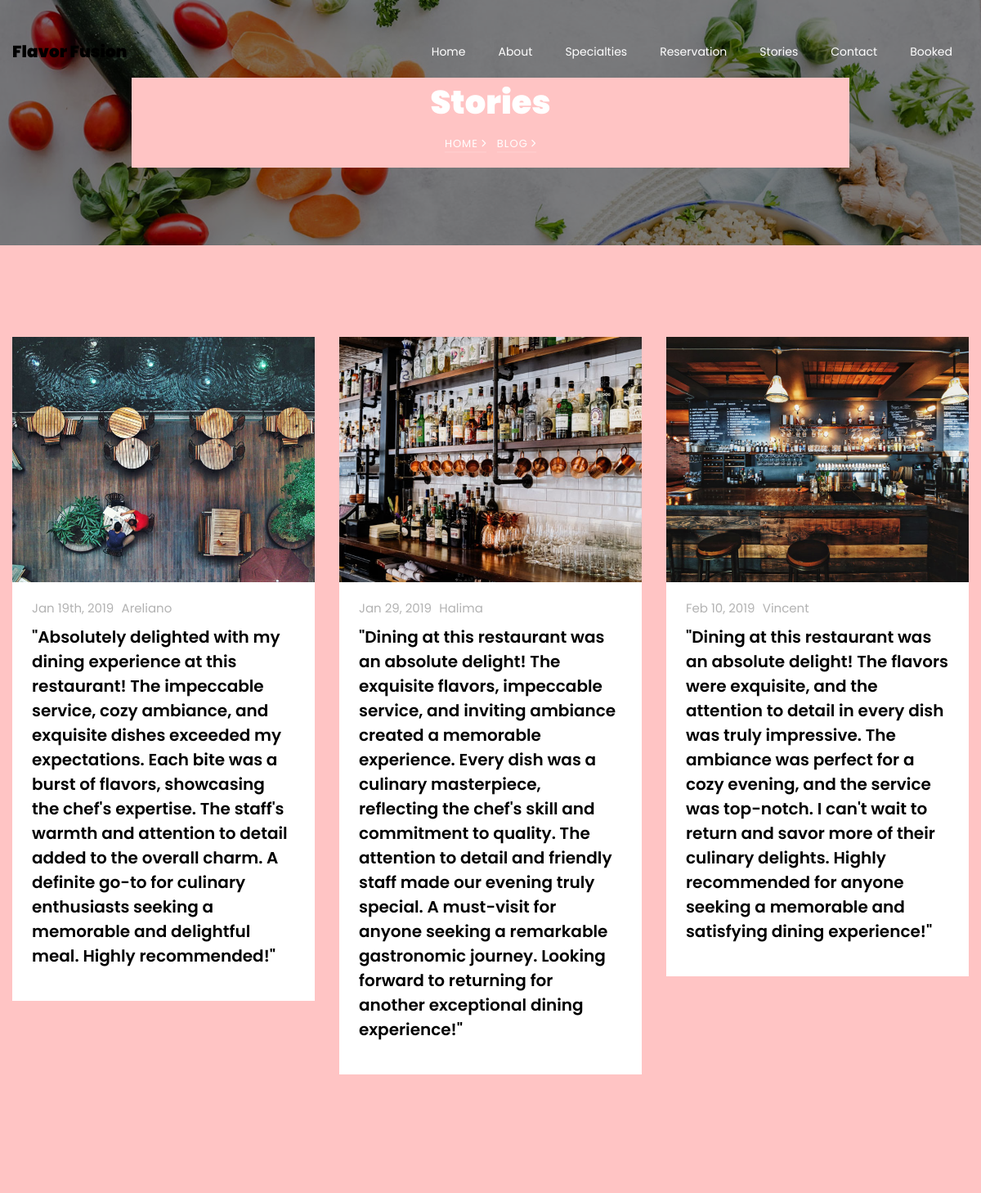
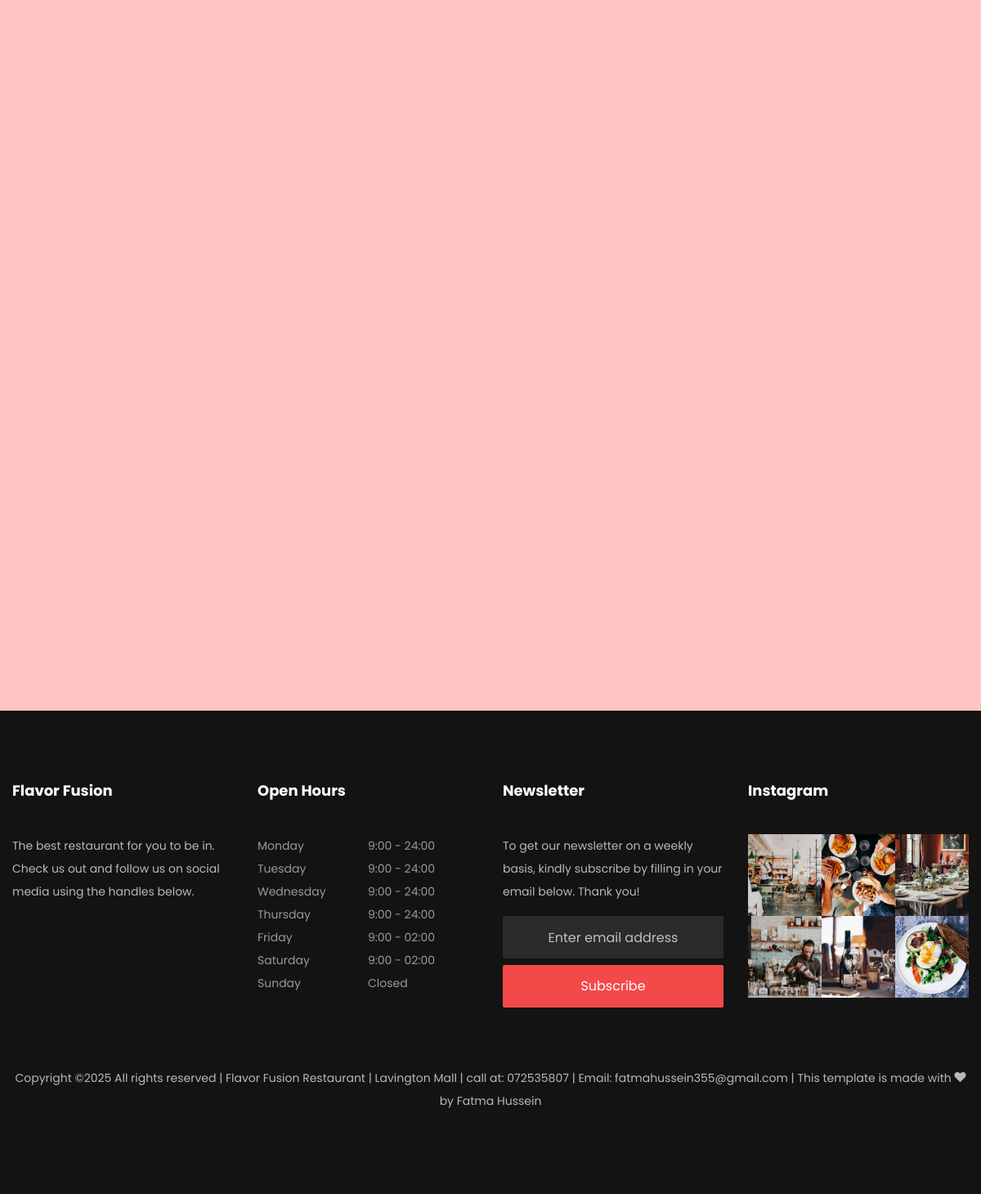
Screenshot of /blog/ with the database file from the repository (2 pictures, top to bottom).
### restaurant/models.py (models this page shows, shortened)
class Stories(models.Model):
    name = models.CharField(max_length=500, default='text1')
    date = models.CharField(max_length=500, default='text2')
    text1 = models.TextField(max_length=500, default='text3')
    image = models.ImageField(upload_to='blog', default='blog.jpg')

class Footer(models.Model):
    heading = models.CharField(max_length=500, default='text1')
    about = models.CharField(max_length=500, default='text1')
    twitter = models.CharField(max_length=500, blank=False, null=False)
    facebook = models.CharField(max_length=500, blank=False, null=False)
    instagram = models.CharField(max_length=500, blank=False, null=False)
    open_days = models.CharField(max_length=500, default='text1')
    newsletter = models.CharField(max_length=500, default='text1')
    image1 = models.ImageField(upload_to='footer', default='testimony.jpg')
    image2 = models.ImageField(upload_to='footer', default='testimony.jpg')
    image3 = models.ImageField(upload_to='footer', default='testimony.jpg')
    image4 = models.ImageField(upload_to='footer', default='testimony.jpg')
    image5 = models.ImageField(upload_to='footer', default='testimony.jpg')
    image6 = models.ImageField(upload_to='footer', default='testimony.jpg')

### restaurant/views.py (the view)
# urls.py: path('blog/', views.blog, name='blog'),
def blog(request):
    stories = Stories.objects.all()
    footer = Footer.objects.all()
    return render(request, "blog.html", {"stories": stories, "footer":footer})

### restaurant/templates/blog.html (shortened to what this page needs)
{% extends 'common.html' %}
{% load static %}
{% block body %}
    <section class="hero-wrap hero-wrap-2" style="background-image: url('{% static 'images/bg_4.jpg' %}');" data-stellar-background-ratio="0.5">
      <div class="container">
        <div class="row no-gutters slider-text align-items-center justify-content-center">
          <div class="col-md-9 ftco-animate text-center" style="background: #ffc4c4">
            <h1 class="mb-2 bread">Stories</h1>
            <p class="breadcrumbs"><span class="mr-2"><a href="index.html">Home <i class="ion-ios-arrow-forward"></i></a></span> <span>Blog <i class="ion-ios-arrow-forward"></i></span></p>
          </div>
        </div>
      </div>
    </section>
		<section class="ftco-section" style="background: #ffc4c4" >
			<div class="container">
				<div class="row">
{% for stories in stories %}
          <div class="col-md-4 ftco-animate">
            <div class="blog-entry">
              <a href="blog-single.html" class="block-20" style="background-image: url('media/{{ stories.image }}');">
              </a>
              <div class="text px-4 pt-3 pb-4">
                <div class="meta">
                  <div><a href="#">{{ stories.date }}</a></div>
                  <div><a href="#">{{ stories.name }}</a></div>
                </div>
                <h3 class="heading"><a href="#">{{ stories.text1 }}</a></h3>
              </div>
            </div>
          </div>
         {% endfor %}
          </div>
        </div>
		</section>
{% endblock %}

### restaurant/templates/common.html (shortened to what this page needs)
{% load static %}
<!doctype html>
<html lang="en">
<head>
    <link rel="stylesheet" href="{% static 'css/open-iconic-bootstrap.min.css' %}">
    <link rel="stylesheet" href="{% static 'css/animate.css' %}">
    <link rel="stylesheet" href="{% static 'css/owl.carousel.min.css' %}">
    <link rel="stylesheet" href="{% static 'css/owl.theme.default.min.css' %}">
    <link rel="stylesheet" href="{% static 'css/magnific-popup.css' %}">
    <link rel="stylesheet" href="{% static 'css/aos.css' %}">
    <link rel="stylesheet" href="{% static 'css/ionicons.min.css' %}">
    <link rel="stylesheet" href="{% static 'css/bootstrap-datepicker.css' %}">
    <link rel="stylesheet" href="{% static 'css/jquery.timepicker.css' %}">
    <link rel="stylesheet" href="{% static 'css/flaticon.css' %}">
    <link rel="stylesheet" href="{% static 'css/icomoon.css' %}">
    <link rel="stylesheet" href="{% static 'css/style.css' %}">
</head>
<body>
	  <nav class="navbar navbar-expand-lg navbar-dark ftco_navbar bg-dark ftco-navbar-light" id="ftco-navbar">
	    <div class="container" >
	      <a class="navbar-brand" href="index.html">Flavor Fusion</a>
	      <div class="collapse navbar-collapse" id="ftco-nav">
	        <ul class="navbar-nav ml-auto">
	        	<li class="nav-item {% if nav == 'index' %} active {% endif %}">
                    <a href="{% url 'index' %}" class="nav-link">Home</a>
                </li>
	        	<li class="nav-item {% if nav == 'about' %} active {% endif %}">
                    <a href="{% url 'about' %}" class="nav-link">About</a>
                </li>
	        	<li class="nav-item {% if nav == 'menu' %} active {% endif %}">
                    <a href="{% url 'menu' %}" class="nav-link">Specialties</a>
                </li>
                <li class="nav-item {% if nav == 'reservation' %} active {% endif %}">
                    <a href="{% url 'reservation' %}" class="nav-link">Reservation</a>
                </li>
	<li class="nav-item {% if nav == 'blog' %} active {% endif %}">
                    <a href="{% url 'blog' %}" class="nav-link">Stories</a>
                </li>
	          <li class="nav-item {% if nav == 'contact' %} active {% endif %}">
                  <a href="{% url 'contact' %}" class="nav-link">Contact</a>
              </li>
              <li class="nav-item {% if nav == 'booked' %} active {% endif %}">
                    <a href="{% url 'booked' %}" class="nav-link">Booked</a>
                </li>
	        </ul>
	      </div>
	    </div>
	  </nav>
{% block body %}
{% endblock %}
{% for footer in footer %}
    <footer class="ftco-footer ftco-bg-dark ftco-section">
      <div class="container">
        <div class="row mb-5">
          <div class="col-md-6 col-lg-3">
            <div class="ftco-footer-widget mb-4">
              <h2 class="ftco-heading-2">{{ footer.heading }}</h2>
              <p>{{ footer.about }}</p>
              <ul class="ftco-footer-social list-unstyled float-md-left float-lft mt-3">
              </ul>
            </div>
          </div>
          <div class="col-md-6 col-lg-3">
            <div class="ftco-footer-widget mb-4">
              <h2 class="ftco-heading-2">{{ footer.open_days }}</h2>
              <ul class="list-unstyled open-hours">
                <li class="d-flex"><span>Monday</span><span>9:00 - 24:00</span></li>
                <li class="d-flex"><span>Tuesday</span><span>9:00 - 24:00</span></li>
                <li class="d-flex"><span>Wednesday</span><span>9:00 - 24:00</span></li>
                <li class="d-flex"><span>Thursday</span><span>9:00 - 24:00</span></li>
                <li class="d-flex"><span>Friday</span><span>9:00 - 02:00</span></li>
                <li class="d-flex"><span>Saturday</span><span>9:00 - 02:00</span></li>
                <li class="d-flex"><span>Sunday</span><span> Closed</span></li>
              </ul>
            </div>
          </div>
          <div class="col-md-6 col-lg-3">
            <div class="ftco-footer-widget mb-4">
            	<h2 class="ftco-heading-2">Newsletter</h2>
            	<p>{{ footer.newsletter }}</p>
              <form action="#" class="subscribe-form">
                <div class="form-group">
                  <input type="text" class="form-control mb-2 text-center" placeholder="Enter email address">
                  <input type="submit" value="Subscribe" class="form-control submit px-3">
                </div>
              </form>
            </div>
          </div>
          <div class="col-md-6 col-lg-3">
             <div class="ftco-footer-widget mb-4">
              <h2 class="ftco-heading-2">Instagram</h2>
              <div class="thumb d-sm-flex">
	            	<a href="#" class="thumb-menu img" style="background-image: url('media/{{ footer.image1 }}')">
	            	</a>
	            	<a href="#" class="thumb-menu img" style="background-image: url('media/{{ footer.image2 }}');">
	            	</a>
	            	<a href="#" class="thumb-menu img" style="background-image: url('media/{{ footer.image3 }}');">
	            	</a>
	            </div>
	            <div class="thumb d-flex">
	            	<a href="#" class="thumb-menu img" style="background-image: url('media/{{ footer.image4 }}');">
	            	</a>
	            	<a href="#" class="thumb-menu img" style="background-image: url('media/{{ footer.image5 }}');">
	            	</a>
	            	<a href="#" class="thumb-menu img" style="background-image: url('media/{{ footer.image6 }}');">
	            	</a>
	            </div>
            </div>
          </div>
        </div>
        <div class="row">
          <div class="col-md-12 text-center">
            <p>
  Copyright &copy;<script>document.write(new Date().getFullYear());</script> All rights reserved | Flavor Fusion Restaurant | Lavington Mall | call at: 072535807 | Email: fatmahussein355@gmail.com | This template is made with <i class="icon-heart" aria-hidden="true"></i> by <a href="https://colorlib.com" target="_blank">Fatma Hussein</a>
  </p>
          </div>
        </div>
      </div>
    </footer>
{% endfor %}
</body>
</html>

### restaurant/static/css/icomoon.css (style rules this page uses)
[class^="icon-"], [class*=" icon-"] { font-family: 'icomoon' !important; speak: none; font-style: normal; font-weight: normal; font-variant: normal; text-transform: none; line-height: 1; -webkit-font-smoothing: antialiased; -moz-osx-font-smoothing: grayscale; }
.icon-heart:before { content: "\f004"; }

### rows the page displays
Stories: image (picture), date "Jan 19th, 2019", name "Areliano", text1 "\"Absolutely delighted with my dining experience at this restaurant! The impeccable service, cozy ambiance, and exquisite dishes exceeded my expectations. Each bite was a burst of flavors, showcasing the chef's expertise. The staff's warmth and attention to detail added to the overall charm. A definite go-to for culinary enthusiasts seeking a memorable and delightful meal. Highly recommended!\""
Stories: image (picture), date "Jan 29, 2019", name "Halima", text1 "\"Dining at this restaurant was an absolute delight! The exquisite flavors, impeccable service, and inviting ambiance created a memorable experience. Every dish was a culinary masterpiece, reflecting the chef's skill and commitment to quality. The attention to detail and friendly staff made our evening truly special. A must-visit for anyone seeking a remarkable gastronomic journey. Looking forward to returning for another exceptional dining experience!\""
Stories: image (picture), date "Feb 10, 2019", name "Vincent", text1 "\"Dining at this restaurant was an absolute delight! The flavors were exquisite, and the attention to detail in every dish was truly impressive. The ambiance was perfect for a cozy evening, and the service was top-notch. I can't wait to return and savor more of their culinary delights. Highly recommended for anyone seeking a memorable and satisfying dining experience!\""
Footer: heading "Flavor Fusion", about "The best restaurant for you to be in. Check us out and follow us on social media using the handles below.", open_days "Open Hours", newsletter "To get our newsletter on a weekly basis, kindly subscribe by filling in your email below. Thank you!", image1 (picture), image2 (picture), image3 (picture), image4 (picture), image5 (picture), image6 (picture)
